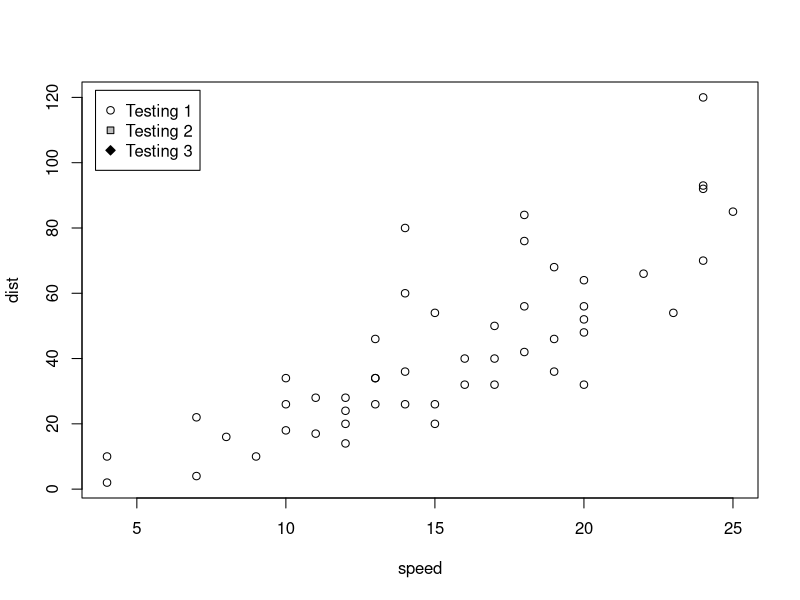
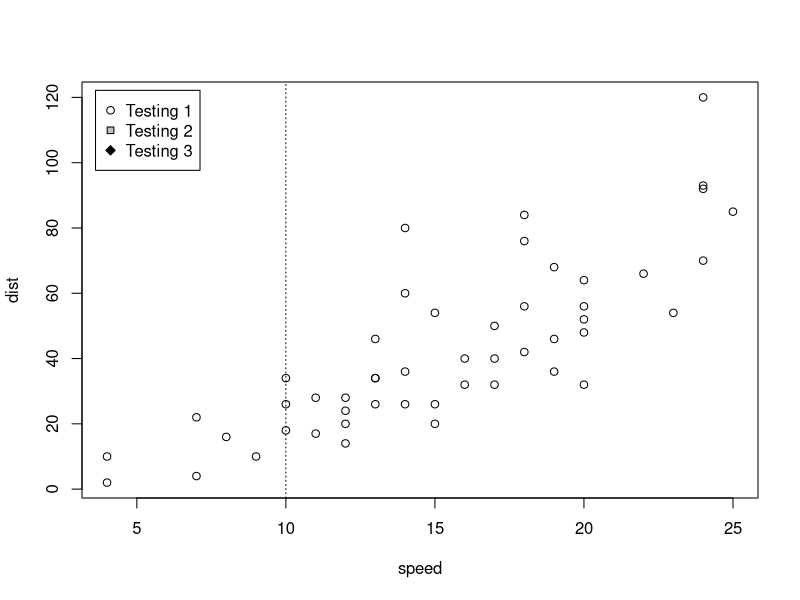

R code for these plots, in order:
## ---- chunk 1
plot(cars)
legend("topleft",inset=0.02,pch=21:23,pt.bg=c("white","grey","black"),legend=c("Testing 1","Testing 2","Testing 3"))
## ---- chunk 2
plot(cars)
legend("topleft",inset=0.02,pch=21:23,pt.bg=c("white","grey","black"),legend=c("Testing 1","Testing 2","Testing 3"))
abline(v=10,lty=3)
